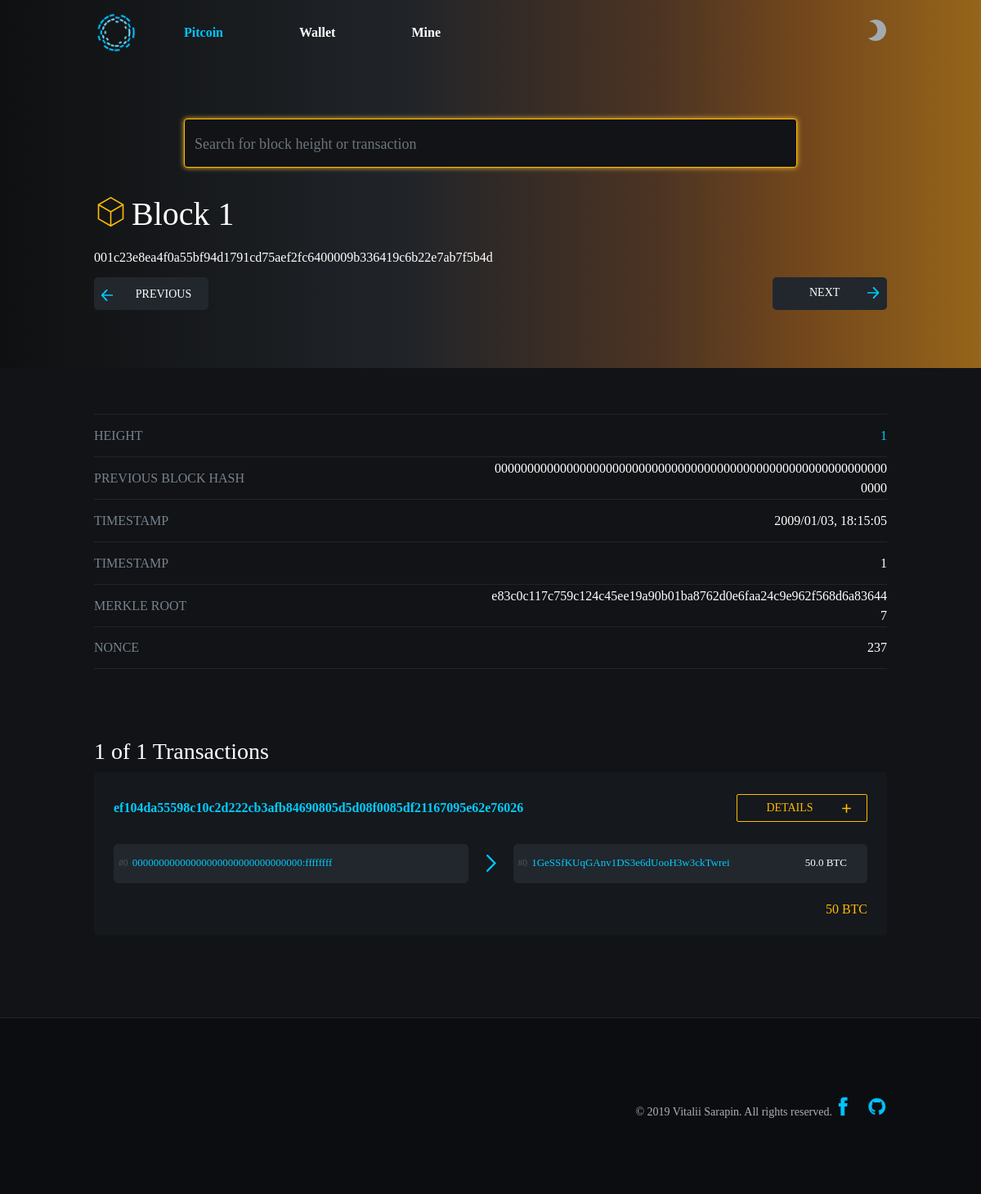
Screenshot of /block/1 with the database file from the repository.
### application/models.py (models this page shows)
class Blocks(models.Model):
    id = models.AutoField(primary_key=True)
    version = models.CharField(max_length=1000)
    height = models.CharField(max_length=1000)
    nonce = models.CharField(max_length=1000)
    block_hash = models.CharField(max_length=1000)
    previous_block_hash = models.CharField(max_length=1000)
    merkle_root = models.CharField(max_length=1000)
    timestamp = models.CharField(max_length=1000)
    number_of_transactions = models.CharField(max_length=1000)

class Inputs(models.Model):
    address_from = models.CharField(max_length=1000)
    block_hash = models.CharField(max_length=1000)
    prev_output = models.CharField(max_length=1000)
    outpoint = models.CharField(max_length=1000)
    sequence = models.CharField(max_length=1000)
    tx_hash = models.CharField(max_length=1000)
    value = models.CharField(max_length=1000)
    sigscript = models.CharField(max_length=1000)

class Outputs(models.Model):
    address_to = models.CharField(max_length=1000)
    type = models.CharField(max_length=1000)
    scriptpubkey_hex = models.CharField(max_length=1000)
    spending_tx = models.CharField(max_length=1000)
    tx_hash = models.CharField(max_length=1000)
    value = models.CharField(max_length=1000)

### application/views.py (the view)
# urls.py: path("block/<int:height>", application.views.block_info, name="block_info"),
def block_info(request, height):
    block = IndexBlocks()
    block_info, max_len =  block.return_block_info(height)
    return render(request, "block.html", {'info': block_info, 'max': max_len})

### application/index.py (called while the page is built)
    def max_blocks(self):
        return len(Blocks.objects.all())

### application/templates/block.html (shortened to what this page needs)
{% load staticfiles %}
<!DOCTYPE html>
<html>
<head>
    <link rel="stylesheet" href="{% static 'css/bootstrap.min.css' %}">
    <link rel="stylesheet" href="{% static 'css/style.css' %}">
</head>
<body class="theme-dark" lang="en" dir="ltr">
<div id="explorer">
    <div class="explorer-container">
        <div class="content-wrap">
            <nav class="navbar navbar-dark navbar-expand-lg">
                <div class="container"><a class="navbar-brand" href="/"></a>
                    <div class="collapse navbar-collapse" id="navbar-menu">
                        <ul class="navbar-nav">
                            <li class="nav-item active"><a class="nav-link" href="/"
                                                           rel="external">Pitcoin</a></li>
                            <li class="nav-item "><a class="nav-link" href="/wallet"
                                                     rel="external">Wallet</a></li>
                            <li class="nav-item "><a class="nav-link" href="/mine"
                                                     rel="external">Mine</a></li>
                            <li class="nav-item nav-toggler">
                                <div class="nav-bar_moon_icon toggle-theme"></div>
                            </li>
                        </ul>
                    </div>
                </div>
            </nav>
            <div>
                <div class="jumbotron jumbotron-fluid block-page">
                    <div class="container">
                        <form action="/search/" method="post" class="search form-inline ml-auto">
                            <div class="search-bar page-search-bar"><input class="form-control search-bar-input"
                                                                           type="search" name="q"
                                                                           placeholder="Search for block height or transaction"
                                                                           autocomplete="off" aria-label="Search">
                                <button class="search-bar-submit" type="image"></button>
                            </div>
                        </form>
                        <div><h1 class="block-header-title">Block {{ info.0.0.height}}</h1>
                            <div class="block-hash"><span>{{ info.0.4.block_hash}}</span>
                            </div>
                            <div class="prev-next-blocks-btns">
                                {% if info.0.10.prev_block <= 0 %}
                                <div>
                                    <a href="/block/1">
                                        <div>
                                            <div>
                                                <div class="arrow-prev"></div>
                                            </div>
                                            <div><span>Previous</span></div>
                                        </div>
                                    </a></div>
                                    {% endif %}
                                    {% if info.0.11.next_block > max %}
                                    <div>
                                        <a href="/block/{{ max }}">
                                            <div>
                                                <div>
                                                    <div class="arrow-next"></div>
                                                </div>
                                                <div style="display: flex;"><span style="margin-left: -25px; margin-top: 8px">Next</span><img style="margin-left: 25px; margin-top: 2px" src="/static/css/img/icons/arrow_right_blu.png" alt=""></div>
                                            </div>
                                        </a>
                                    </div>
                                    {% else %}
                                    <div>
                                        <a href="/block/{{ info.0.11.next_block }}">
                                            <div>
                                                <div>
                                                </div>
                                                <div style="display: flex;"><span style="margin-left: -25px; margin-top: 8px">Next</span><img style="margin-left: 25px; margin-top: 2px" src="/static/css/img/icons/arrow_right_blu.png" alt=""></div>
                                            </div>
                                        </a>
                                    </div>
                                    {% endif %}
                            </div>
                        </div>
                    </div>
                </div>
                <div class="container">
                    <div class="block-stats-table">
                        <div>
                            <div>Height</div>
                            <div>
                                <a href='/block/{{ info.0.0.height}}'>{{ info.0.0.height}}</a>
                            </div>
                        </div>
                        <div>
                            <div>Previous block hash</div>
                            <div>{{ info.0.8.previous_block_hash }}</div>
                        </div>
                        <div>
                            <div>Timestamp</div>
                            <div>{{ info.0.1.datetime }}</div>
                        </div>
                        <div>
                            <div>Timestamp</div>
                            <div>{{ info.0.5.version }}</div>
                        </div>
                        <div>
                            <div>Merkle root</div>
                            <div>{{ info.0.6.merkle }}</div>
                        </div>
                        <div>
                            <div>Nonce</div>
                            <div>{{ info.0.7.nonce }}</div>
                        </div>
                    </div>
                    <div class="transactions"><h3>{{ info.0.9.tx_number}} of {{ info.0.9.tx_number}} Transactions</h3>
                        {% for information in info.1 %}
                        <div id="{{ information.3.tx_hash }}" class="transaction-box">
                            <div class="header">
                                <div class="txn"><a
                                        href="/tx/{{ information.3.tx_hash }}">{{ information.3.tx_hash }}</a>
                                </div>
                                <div class="details-btn" data-toggle-tx="{{ information.3.tx_hash }}" onclick="toggleDown(event);">
                                    <div role="button" tabindex="0">
                                        <div >Details</div>
                                        <div><img id="" style="margin-right: 20px" alt="" src="{% static 'css/img/icons/plus.svg' %}"></div>
                                    </div>
                                </div>
                            </div>
                            <div class="ins-and-outs">
                                <div class="vins">
                                    <div class="vin">
                                        <div class="vin-header">
                                            <div class="vin-header-container"><span><a
                                                    href="" onclick="return false;">{{ information.0.prev_output }}:{{ information.1.outpoint }}</a></span>
                                            </div>
                                        </div>
                                    </div>
                                </div>
                                <div class="ins-and-outs_spacer">
                                    <div class="direction-arrow-container">
                                        <div class="direction-arrow"></div>
                                    </div>
                                </div>
                                <div class="vouts">
                                    {% for i in information %}
                                    {% for a in i.outputs %}
                                    <div class="vout">
                                        <div class="vout-header">
                                            <div class="vout-header-container"><span><a
                                                    href="/wallet/info/{{ a.2.send_to }}">{{ a.2.send_to }}</a></span><span
                                                    class="amount">{{ a.3.value }} BTC</span></div>
                                        </div>
                                    </div>
                                    {% endfor%}
                                    {% endfor%}
                                </div>
                            </div>
                            {% for i in information %}
                            {% for a in i.outputs %}
                            {% if forloop.last %}
                            <div class="footer">
                                <div></div>
                                <div></div>
                                <div><span class="amount">{{ a.4.total_amount }} BTC</span></div>
                            </div>
                            {% endif %}
                            {% endfor%}
                            {% endfor%}
                        </div>
                        {% endfor %}
                    </div>
                </div>
            </div>
        </div>
<footer class="footer">
    <div class="container">
        <div class="footer-logo"></div>
        <div class="footer_container_content">
            <div class="footer_container_content_row">
                <div class="footer_container_content_row_social-media_container"><a
                        class="footer_container_content_row_social-media_link"
                        href="https://www.facebook.com/vsarapin/" target="_blank"><img
                        class="footer_container_content_row_social-media_item" alt=""
                        src="{% static 'f1b_blue.png' %}"></a><a
                        class="footer_container_content_row_social-media_link"
                        href="https://github.com/vsarapin" target="_blank"><img
                        class="footer_container_content_row_social-media_item" alt=""
                        src="{% static 'github_blue.png' %}"></a></div>
                <div class="footer_container_content_copyright">© 2019 Vitalii Sarapin. All rights reserved.</div>
            </div>
        </div>
    </div>
</footer>
    </div>
</div>

### rows the page displays
Blocks: block_hash "001c23e8ea4f0a55bf94d1791cd75aef2fc6400009b336419c6b22e7ab7f5b4d", previous_block_hash "0000000000000000000000000000000000000000000000000000000000000000", merkle_root "e83c0c117c759c124c45ee19a90b01ba8762d0e6faa24c9e962f568d6a836447", nonce "237"
Inputs: tx_hash "ef104da55598c10c2d222cb3afb84690805d5d08f0085df21167095e62e76026", prev_output "00000000000000000000000000000000", outpoint "ffffffff"
Outputs: address_to "1GeSSfKUqGAnv1DS3e6dUooH3w3ckTwrei"

### other values shown
{{ info.0.0.height }} "1"
{{ info.0.1.datetime }} "2009/01/03, 18:15:05"
{{ info.0.5.version }} "1"
{{ info.0.9.tx_number }} "1"
{{ a.3.value }} "50.0"
{{ a.4.total_amount }} "50"
